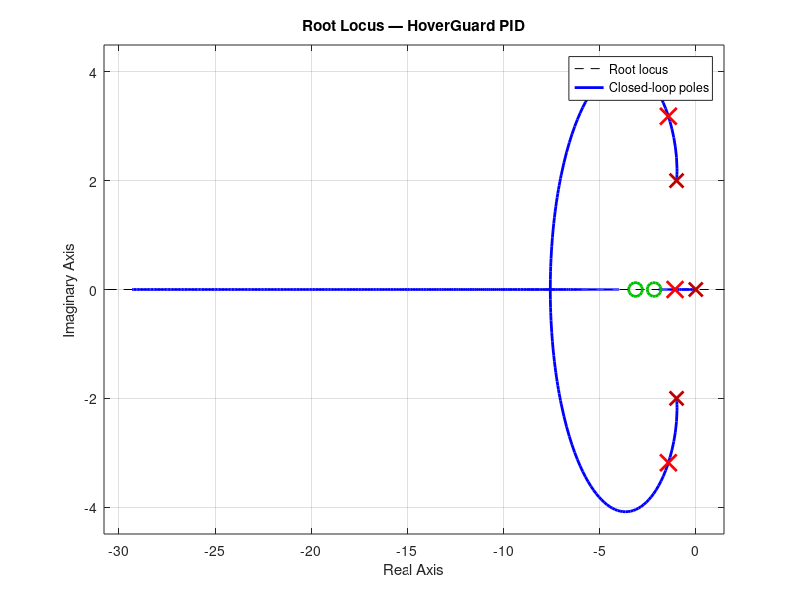
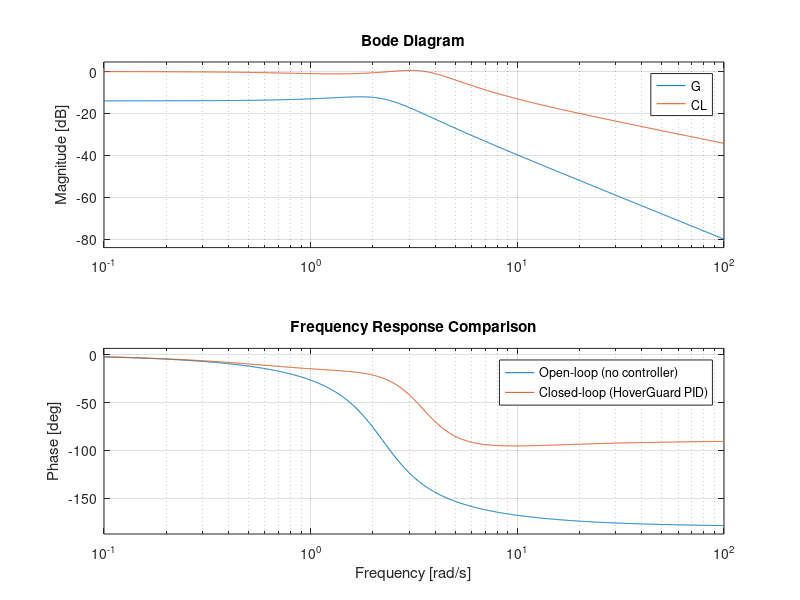

These figures' MATLAB source, in order:
% ================================================
% HoverGuard — Root Locus Analysis
% Shows WHY our PID poles achieve the specs
% ================================================

num = [1]; den = [1 2 5];
G = tf(num, den);

Kp = 10.2543; Ki = 13.1422; Kd = 1.9336;
C = pid(Kp, Ki, Kd);

% Open-loop system with controller
L = C * G;

% Root locus
figure('Name', 'Root Locus');
rlocus(L);
title('Root Locus — HoverGuard PID');
grid on;

% Mark the closed-loop poles
CL = feedback(L, 1);
cl_poles = pole(CL);
hold on;
plot(real(cl_poles), imag(cl_poles), 'rx', ...
    'MarkerSize', 12, 'LineWidth', 2);
legend('Root locus', 'Closed-loop poles');
fprintf('Closed-loop poles:\n'); disp(cl_poles);

% Also add to Phase 1 bode — combined analysis
figure('Name', 'Bode — Open vs Closed Loop');
bode(G, CL);
legend('Open-loop (no controller)', 'Closed-loop (HoverGuard PID)');
title('Frequency Response Comparison');
grid on;
